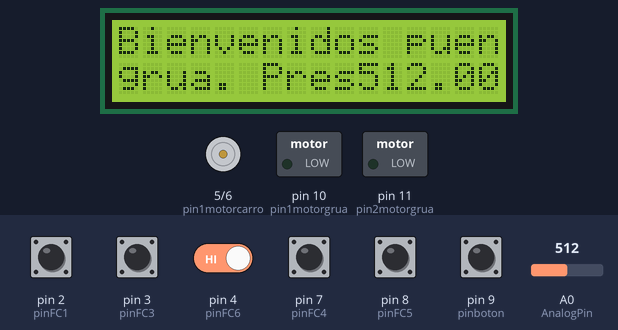
The sketch below on a simulated Arduino Nano, built with avr-gcc and run on an emulated ATmega328P. On the bench: 16×2 character LCD, motor-driver pin pairs drawn as motors (green arrow = first pin HIGH = forward, orange = second pin HIGH = backward, longer = more drive), switched loads named in the sketch (green lamp = pin HIGH). Inputs (shaded band) come from the test bench; at power-on: pin 2 (pinFC1), pin 3 (pinFC3), pin 4 (pinFC6), pin 7 (pinFC4), pin 8 (pinFC5) HIGH, pin 9 (pinboton) LOW, A0 (AnalogPin) = 512.

Above: at 1.3 s.
1.4 s: pin 9 (pinboton) pulled HIGH for 0.15 s
At 2.7 s:
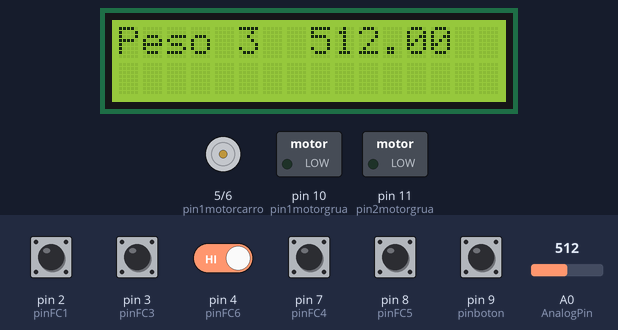
4.5 s: A0 (AnalogPin) set to 716
At 4.9 s:
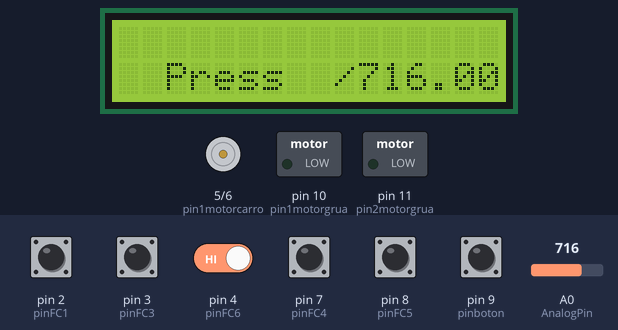
6.0 s: pin 9 (pinboton) pulled HIGH for 1 s
At 6.13 s:
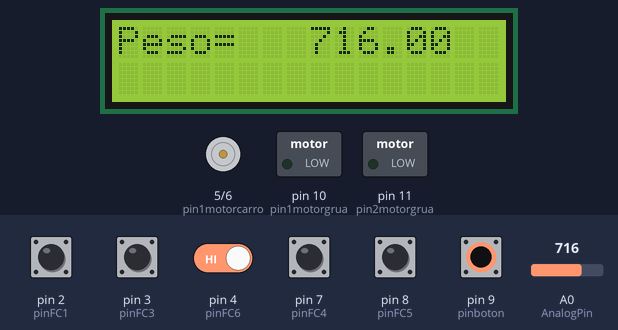
8.5 s: A0 (AnalogPin) set to 900
At 8.9 s:
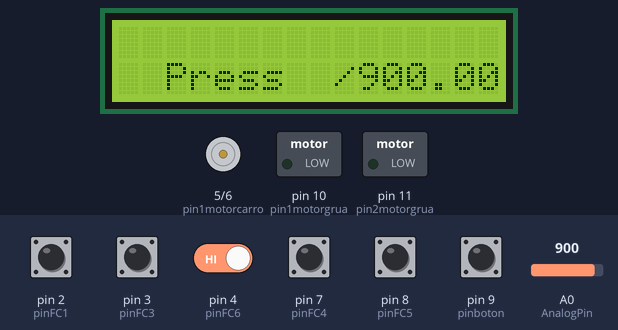
10.0 s: A0 (AnalogPin) set to 1023
At 10.6 s:
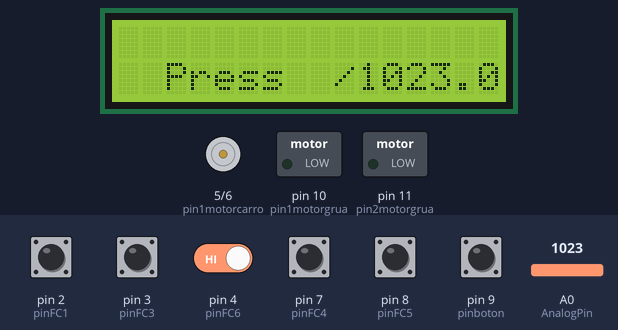
11.5 s: pin 4 (pinFC6) driven LOW and pin 9 (pinboton) driven HIGH
At 14.1 s:
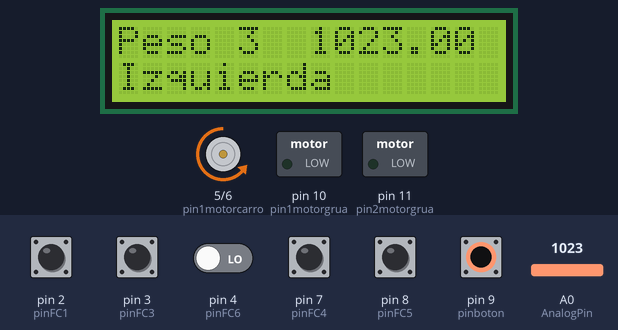
Timing chart, 0 to 15.5 s (numbered marks = the images above; inputs shaded):
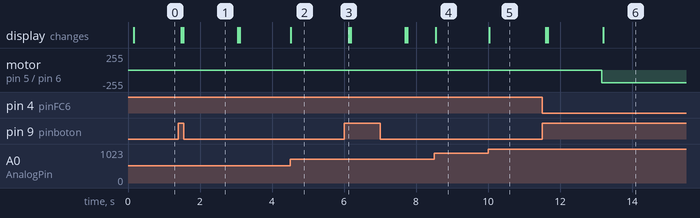

Measured:
- after the input at 1.4 s, the display: first changes after 0.07 s (image 1 shows a later state)
- after the input at 4.5 s, the display: changes at once (image 2)
- after the input at 6.0 s, the display: changes after 0.13 s (image 3)
- after the input at 8.5 s, the display: changes after 0.05 s (image 4)
- after the input at 10.0 s, the display: changes at once (image 5)
- after the input at 11.5 s, motor on pin 5 (pin1motorcarro) / pin 6 (pin2motorcarro): stopped → backward 190/255 after 1.7 s; the display: first changes after 0.10 s (image 6 shows a later state)

The sketch:

ultimo_puente_grua.ino
```cpp
//Para la pantalla
#include <Wire.h>
#include <LCD.h>
#include <LiquidCrystal_I2C.h>
#define I2C_ADDR    0x27
#include <SoftwareSerial.h>
LiquidCrystal_I2C             lcd(I2C_ADDR,2, 1, 0, 4, 5, 6, 7);
#include "Print.h"
float Peso;         //Variable de Lectura del sensor.
int peso=0;
int s0=0;
int s1=0;
int s3=0;
int s6=0;
int s4=0;
int s5=0;
int AnalogPin = 0;               //Pin Sensor de peso
const int pin1motorcarro=5;     //Pin 1 Motor Carro Superior
const int pin2motorcarro=6;     //Pin 2 Motor Carro Superior
const int pin1motorgrua=10;       //Pin 1 Motor Grua
const int pin2motorgrua=11;       //Pin 2 Motor Grua
const int pinFC1=2;              //Pin señal FC 2
const int pinFC3=3;              //Pin señal FC 3
const int pinFC6=4;              //Pin señal FC 7
const int pinFC4=7;              //Pin señal FC 8
const int pinFC5=8;              //Pin señal FC 5
const int pinboton=9;              //Pin señal FC 5

int pwm1=190;                    //Velocidad Motor Carro superior
int pwm2=255;                    //Velocidad Motor Grua
int pwm3=160;                    //Velocidad Motor Grua

void setup() {
  //Configuracion de Pantalla
  lcd.begin (16,2);    // Inicializar el display con 16 caraceres 2 lineas
  lcd.setBacklightPin(3,POSITIVE);
  lcd.setBacklight(HIGH);
    lcd.setCursor(0,0);
    lcd.print("Bienvenidos puente");
    lcd.setCursor(0,1);
    lcd.print("grua. Press/start/");
    delay(50);

//Serial.begin(9600);   //Inicia comunicación serie-PC
pinMode(pin1motorcarro,OUTPUT);
pinMode(pin2motorcarro,OUTPUT);
pinMode(pin1motorgrua, OUTPUT);
pinMode(pin2motorgrua, OUTPUT);
pinMode(pinFC1, INPUT);
pinMode(pinFC3, INPUT);
pinMode(pinFC6, INPUT);
pinMode(pinFC4, INPUT);
pinMode(pinFC5, INPUT);
pinMode(pinboton, INPUT);
}

void loop() {
s1 = digitalRead(pinFC1);  //Leemos el estado del final de carrera
s3 = digitalRead(pinFC3);  //Leemos el estado del final de carrera
s4 = digitalRead(pinFC4);  //Leemos el estado del final de carrera
s5 = digitalRead(pinFC5);  //Leemos el estado del final de carrera
s6 = digitalRead(pinFC6);  //Leemos el estado del final de carrera
s0 = digitalRead(pinboton);  //Leemos el estado del final de carrera

Peso = analogRead(AnalogPin); // La Resistencia es igual a la lectura del sensor (Analog 0)
    lcd.setCursor(10,1);
    //lcd.print("Peso=");
    //lcd.setCursor(8,0);
    lcd.print(Peso);
       delay(50);


if(s0==HIGH){
pesar();


switch (peso) {
    case 1:
      subir();
      while(s4==LOW){
        derecha();
        s4 = digitalRead(pinFC4); } //Leemos el estado del final de carrera
       parar_carro();
       bajar();
       delay(1500);
       subir();
       izquierda();
       bajar();
       parar_grua();
       lcd.clear();
       lcd.setCursor(2,1);
       lcd.print("Press  /start/");
    delay(50);
      break;

    case 2:
      subir();
      while(s4==LOW){
        derecha();
         s4 = digitalRead(pinFC4); } //Leemos el estado del final de carrera
       parar_carro();
       bajar();
       delay(1500);
       subir();
       while(s5==LOW){
        derecha();
         s5 = digitalRead(pinFC5); } //Leemos el estado del final de carrera
        parar_carro();
         bajar();
       delay(1500);
       subir();
       izquierda();
       bajar();
       parar_grua();
       lcd.clear();
       lcd.setCursor(2,1);
       lcd.print("Press  /start/");
    delay(50);
      break;

    case 3:
      subir();
      while(s5==LOW){
        derecha();
         s5 = digitalRead(pinFC5); } //Leemos el estado del final de carrera
       parar_carro();
       bajar();
       delay(1500);
       subir();
       izquierda();
       bajar();
       parar_grua();
       lcd.clear();
       lcd.setCursor(2,1);
       lcd.print("Press  /start/");
    delay(50);
      break;

    default:
      // if nothing else matches, do the default
      // default is optional
    break;
  }


}
}


void derecha(){
    analogWrite(pin1motorcarro,pwm1); //encendemos derecha
    analogWrite(pin2motorcarro,0);
          lcd.setCursor(0,1);
      lcd.print("Derecha          ");
    }  //encendemos derecha


void izquierda(){
  s6 = digitalRead(pinFC6);  //Leemos el estado del final de carrera
    while(s6==LOW){
    analogWrite(pin1motorcarro,0);     //apagamos subida
    analogWrite(pin2motorcarro,pwm1);
          lcd.setCursor(0,1);
      lcd.print("Izquierda           ");
    s6 = digitalRead(pinFC6);  //Leemos el estado del final de carrera
    }   //apagamos subida

    analogWrite(pin1motorcarro,0);     //apagamos subida
    analogWrite(pin2motorcarro,0);   }  //apagamos subida


void subir(){
  s3 = digitalRead(pinFC3);  //Leemos el estado del final de carrera
    while(s3==LOW){
    analogWrite(pin1motorgrua,pwm2);       //Encendemos Subida
    analogWrite(pin2motorgrua,0);//Encendemos Subida
          lcd.setCursor(0,1);
      lcd.print("Subiendo       ");
      s3 = digitalRead(pinFC3);  }        //Leemos el estado del final de carrera

    analogWrite(pin1motorgrua,0);       //Apagamos Subida
    analogWrite(pin2motorgrua,0); }     //Apagamos Subida

void bajar(){
  s1 = digitalRead(pinFC1);  //Leemos el estado del final de carrera
  while(s1==LOW){
    analogWrite(pin1motorgrua,0);       //Encendemos bajada
    analogWrite(pin2motorgrua,pwm3);    //Encendemos bajada
      lcd.setCursor(0,1);
      lcd.print("Bajando        ");
     s1 = digitalRead(pinFC1);}  //Leemos el estado del final de carrera

    analogWrite(pin1motorgrua,0);       //Encendemos bajada
    analogWrite(pin2motorgrua,0);}      //Encendemos bajada


void parar_carro(){
    analogWrite(pin1motorcarro,0); //apagamos derecha
    analogWrite(pin2motorcarro,0);} //apagamos derecha


void parar_grua(){
    analogWrite(pin1motorgrua,0); //apagamos derecha
    analogWrite(pin2motorgrua,0);
    peso=0;   } //apagamos derecha


void pesar(){
Peso = analogRead(AnalogPin); // La Resistencia es igual a la lectura del sensor (Analog 0)
  //Mostrar el Peso en pantalla LCD
    lcd.clear();
    lcd.setCursor(0,0);
    lcd.print("Peso=");
    lcd.setCursor(8,0);
    lcd.print(Peso);
       delay(50);

if(Peso<110 && Peso>70){
      lcd.setCursor(0,0);
      lcd.print("Peso 1");
      peso=1;   }
if(Peso>=110 && Peso<135){
      lcd.setCursor(0,0);
      lcd.print("Peso 2");
      peso=2;     }
if(Peso>=135){
      lcd.setCursor(0,0);
      lcd.print("Peso 3");
      peso=3;     }

}
```
